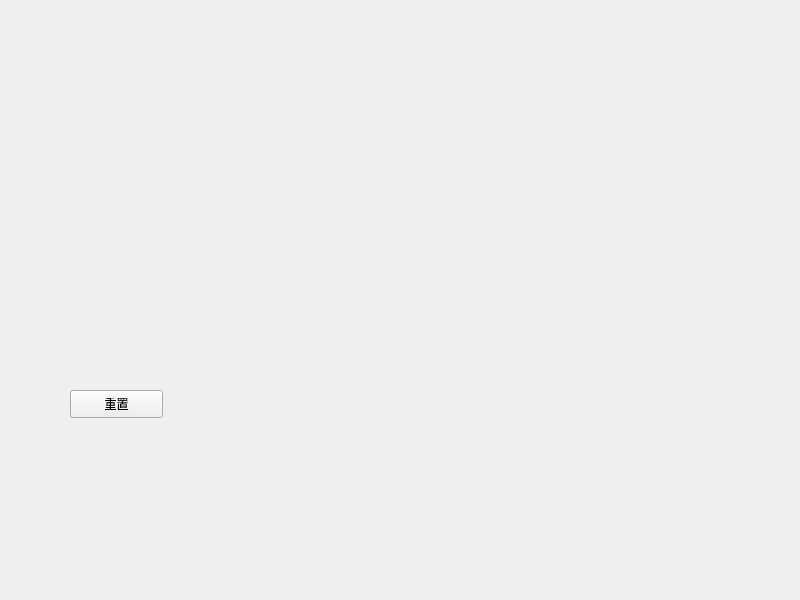
<?xml version="1.0" encoding="UTF-8"?>
<ui version="4.0">
 <class>Widget</class>
 <widget class="QWidget" name="Widget">
  <property name="geometry">
   <rect>
    <x>0</x>
    <y>0</y>
    <width>800</width>
    <height>600</height>
   </rect>
  </property>
  <property name="windowTitle">
   <string>Widget</string>
  </property>
  <widget class="UserDefine" name="widget" native="true">
   <property name="geometry">
    <rect>
     <x>71</x>
     <y>81</y>
     <width>361</width>
     <height>91</height>
    </rect>
   </property>
  </widget>
  <widget class="QPushButton" name="pushButton">
   <property name="geometry">
    <rect>
     <x>70</x>
     <y>390</y>
     <width>93</width>
     <height>28</height>
    </rect>
   </property>
   <property name="text">
    <string>重置</string>
   </property>
  </widget>
 </widget>
 <customwidgets>
  <customwidget>
   <class>UserDefine</class>
   <extends>QWidget</extends>
   <header location="global">userdefine.h</header>
   <container>1</container>
  </customwidget>
 </customwidgets>
 <resources/>
 <connections/>
</ui>
